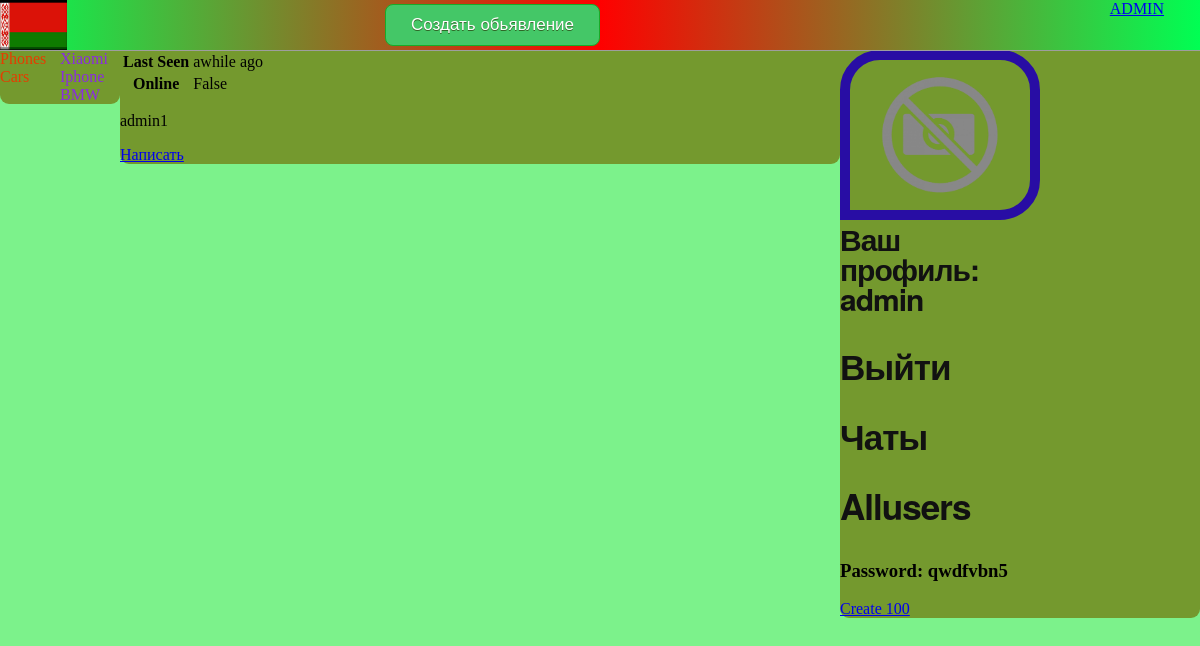
/all_users (signed in), run on the app's committed database.
### svoy01/models.py (models this page shows)
class Category(MPTTModel):
    name = models.CharField(max_length=50, unique=True)
    parent = TreeForeignKey('self', on_delete=models.CASCADE, blank=True, null=True, related_name='children')
    class MPTTMeta:
        order_insertion_by = ['name']
    class Meta:
        verbose_name = 'Категория'
        verbose_name_plural = 'Категория'
        ordering = ['id']
    def __str__(self):
        return f'{self.name}'
    def get_absolute_url(self):
        return reverse('category', kwargs={'Category_id': self.id})

class Profile(models.Model):
    user = models.OneToOneField(User, on_delete=models.CASCADE, related_name='profile')
    photo = models.ImageField(blank=False, null=False, verbose_name='фото')
    def last_seen(self):
        return cache.get('seen_%s' % self.user)
    def online(self):
        if self.last_seen():
            now = datetime.datetime.now()
            if now > self.last_seen() + datetime.timedelta(
                         seconds=settings.USER_ONLINE_TIMEOUT):
                return False
            else:
                return True
        else:
            return False
    def __str__(self):
        return f'{self.user}'

### svoy01/views.py (the view)
# urls.py: path('all_users', views.all_users, name='all_users'),
def all_users(request):
    context = {
        'allusers': Profile.objects.all(),
        'Category': Category.objects.all()
    }
    return render(request, 'svoy01/allusers.html', context)

### svoy01/templates/svoy01/allusers.html
{% extends 'svoy01/layout.html' %}
{% load static %}
{% block content %}
{% for i in allusers %}
    {% if i.user.username != request.user.username %}
        {% with i as p %}
         <table>
           <tr><th>Last Seen</th><td>{% if p.last_seen %}{{ p.last_seen|timesince }}{% else %}awhile{% endif %} ago</td></tr>
           <tr><th>Online</th><td>{{ p.online }}</td></tr>
         </table>
        {% endwith %}
            <p>{{ i }}</p><a href="{% url 'room' receiver_id=i.id %}">Написать</a>
    {% endif %}
{% endfor %}
{% endblock %}

### svoy01/templates/svoy01/layout.html (shortened to what this page needs)
{% load mptt_tags %}
{% load static %}
<!DOCTYPE html>
<html lang="en">
<head>
    <link rel="stylesheet" href="{% static 'svoy01/css/styles.css' %}">
    <link rel="stylesheet" href="https://cdnjs.cloudflare.com/ajax/libs/font-awesome/4.7.0/css/font-awesome.min.css">
</head>
<body class="body">
<nav class="header">
    <a style="position: absolute; right: 3%;" href="{% url 'admin' %}">ADMIN</a>
    {% if user.is_authenticated %}
        <a class="admin" href="{% url 'create' %}">Создать обьявление</a>
    {% endif %}
    <a href="{% url 'home' %}"><img style=" width: auto; height: 50px;" src="{% static 'svoy01/images/belarus.jpg' %}"></a>
</nav>
<section>
    <section class="sec1">
        <div id="app">
            <section style="width:50%; margin: 0px; float:left;">
            {% for c in Category %}
                {% if c.level == 0 %}
                        <div class="cat" v-on:click="counter = {{ c.id }}">{{ c }}</div>
                {% endif %}
            {% endfor %}
            </section>
            <section style="width:50%; margin: 0px; float:right;">
            {% for c in Category %}
                {% if c.level == 1 %}
                    <a class="subcat" v-if="counter == {{ c.parent_id }}"  href="{{ c.get_absolute_url }}">{{ c.name }}</a>
                {% endif %}
            {% endfor %}
            </section>
            </div>
    </section>
        <section class="sec2">
            {% block content %}{% endblock %}
        </section>
    <section class="sec3">
        {% if request.user.is_authenticated %}
            {% if user.profile.photo %}
        <img class="user_img" src="{{ user.profile.photo.url }}"/>
            {% else %}
        <img class="user_img" src="{% static 'svoy01/images/placeholder-1000x1000.png' %}"/>
            {% endif %}
        <a class="text" href="{% url 'area' %}">Ваш профиль: {{ user.username }}</a><a class="text" href="{% url 'logout' %}"><h3>Выйти</h3></a>
        <a class="text" href="{% url 'chats' %}"><h3>Чаты</h3></a>
        <a class="text" href="{% url 'all_users' %}"><h3>Allusers</h3></a>
        {% else %}
        <a class="text" href="{% url 'register' %}"><h3>Регистрация</h3></a><a class="text" href="{% url 'login' %}"><h3>Войти</h3></a>
        {% endif %}
        <h3>Password: qwdfvbn5</h3>
        <a href="{% url 'create_100' %}">Create 100</a>
    </section>
</section>
</body>
</html>

### svoy01/static/svoy01/css/styles.css (style rules this page uses)
.cat { position: relative; color: #e63c00; cursor: pointer; display:block; }
.subcat { position: relative; color: #8A2BE2; cursor: pointer; text-decoration: none; width:20px; display:block; }
.body { background-color: #7cf28b; opacity: 100%; padding:0px; margin: 50px 0px 0px 0px ; }
.header { position: fixed; top:0; width:100%; height:50px; background-color:gray; background: rgb(0,255,83); background: linear-gradient(90deg, rgba(0,255,83,1) 0%, rgba(255,0,0,1) 50%, rgba(0,255,83,1) 100%); border-bottom: 1px solid #9e9e9e; z-index: 2; }
.sec1 { width:10%; float:left; background-color: #74992e; border-radius: 0px 0px 9px 9px; }
.sec2 { width:60%; float:left; background-color:#74992e; border-radius: 0px 0px 9px 9px; }
.sec3 { width:30%; float:right; background-color:#74992e; border-radius: 0px 0px 9px 9px; }
.user_img { border: 10px solid #280DA4; border-radius: 40px 40px 40px 0px; object-fit: cover; width: 180px; height: 150px; }
.admin { background-color:#44c767; border-radius: 8px; border:1px solid #18ab29; display:inline-block; cursor:pointer; color:#ffffff; font-family:Arial; font-size:17px; padding: 10px 25px; text-decoration:none; text-shadow:0px 1px 0px #2f6627; font-family:Verdana, sans-serif; position: absolute; top: 4px; right: 50%; }
.text { color: #111; font-family: 'Helvetica Neue', sans-serif; font-size: 30px; font-weight: bold; letter-spacing: -1px; line-height: 1; text-align: left; text-decoration: none; transition: 0s; width: 50%; display: block; }

### data on the page
Category: name "Phones"
Category: name "Cars"
Category: name "Xiaomi"
Category: name "Iphone"
Category: name "BMW"
Profile: shows "awhile", online "False", user.username "admin1"

### other printed values
{{ user.username }} "admin"
